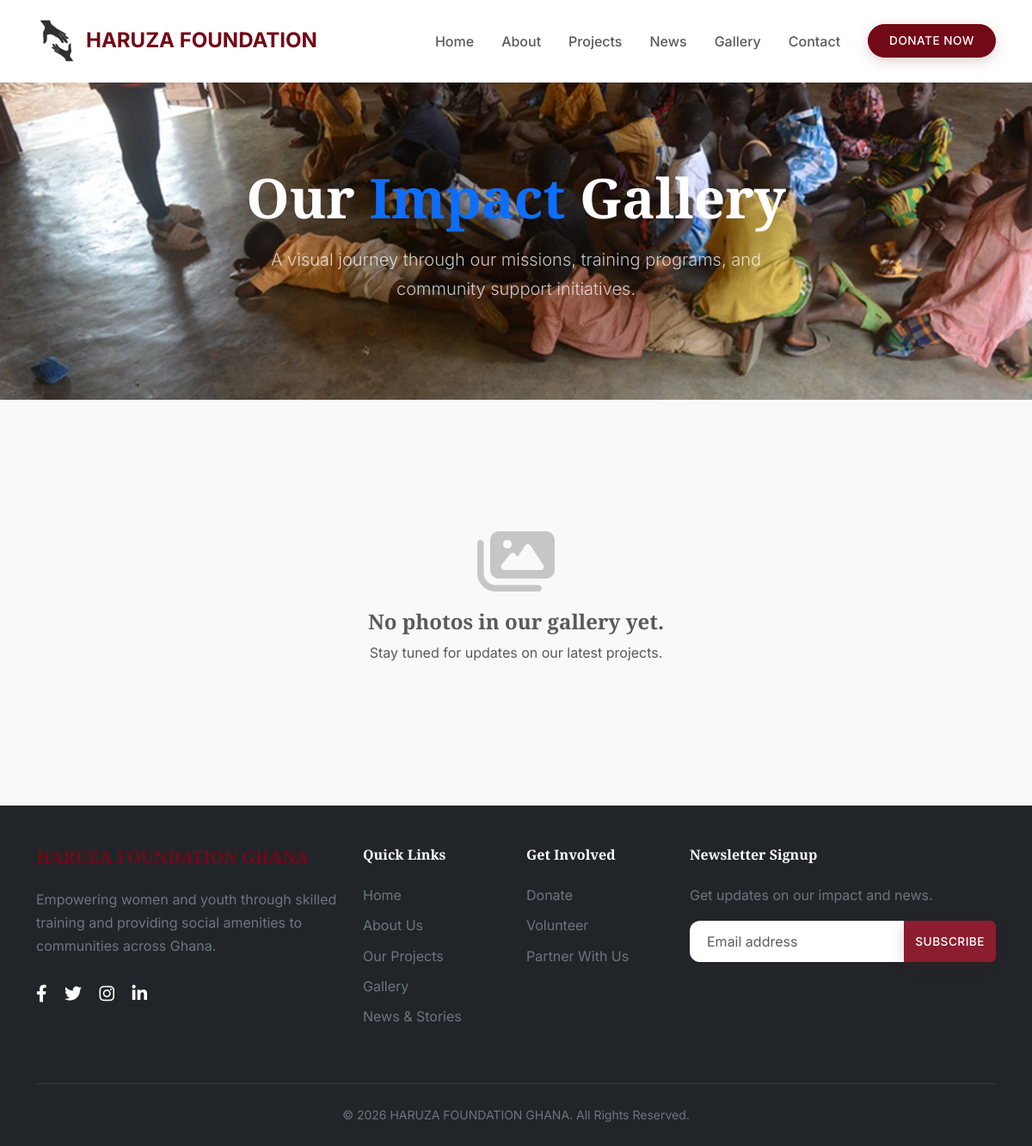
/gallery.php, run on an earlier commit of the app's database.
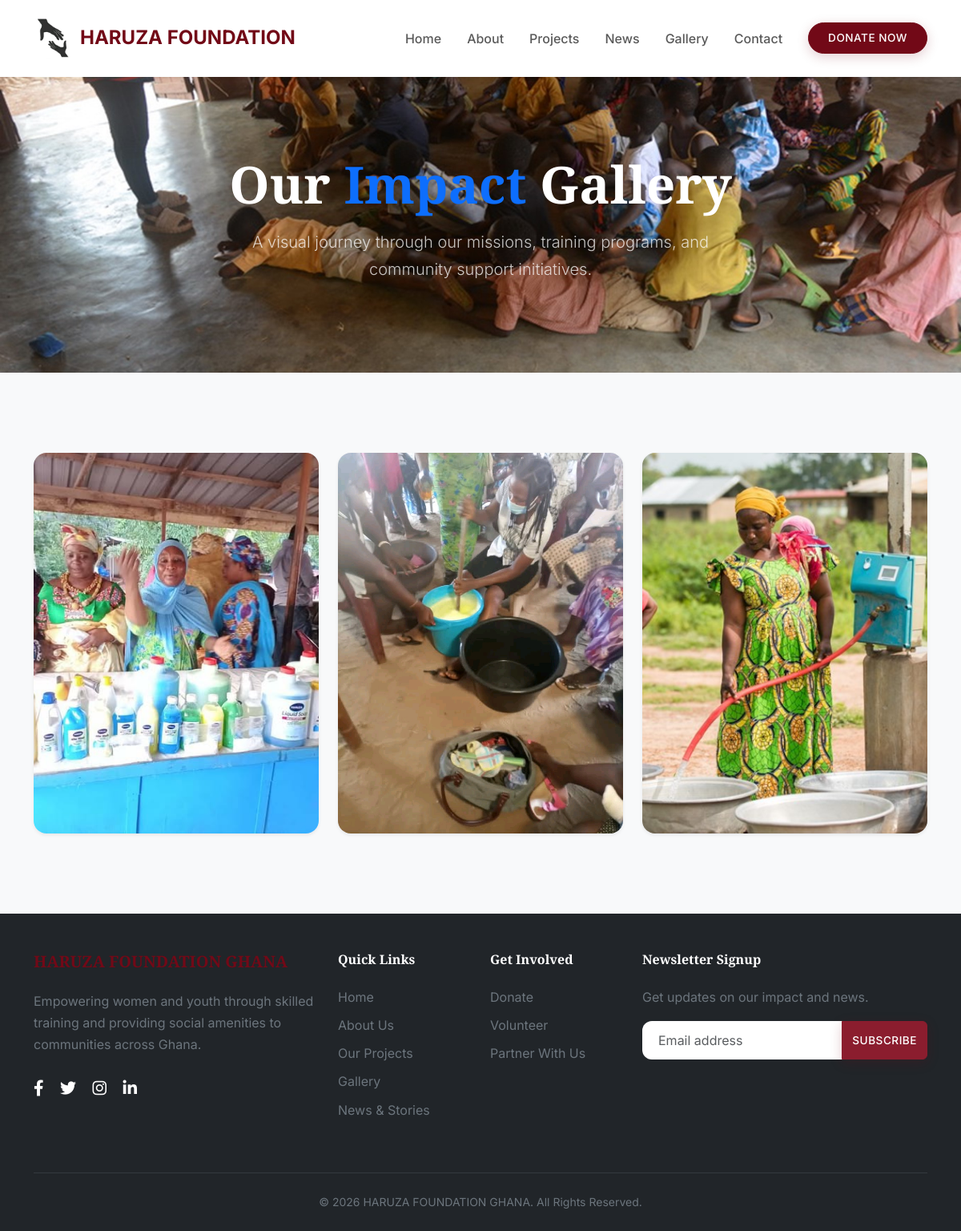
And on a later commit of the database.
### tables this page shows
CREATE TABLE IF NOT EXISTS gallery (
    id INT AUTO_INCREMENT PRIMARY KEY,
    title VARCHAR(255),
    image_path VARCHAR(255) NOT NULL,
    created_at TIMESTAMP DEFAULT CURRENT_TIMESTAMP
);

### gallery.php (the view, shortened to what this page needs)
<?php
require_once 'includes/db.php';
include('includes/head.php');
include('includes/header.php');
?>
<section class="py-5 bg-dark text-white text-center position-relative overflow-hidden">
    <div class="container py-5 position-relative" style="z-index: 2;" data-aos="fade-up">
        <h1 class="display-3 fw-bold mb-3">Our <span class="text-primary">Impact</span> Gallery</h1>
        <p class="lead opacity-75 mx-auto" style="max-width: 600px;">A visual journey through our missions, training programs, and community support initiatives.</p>
    </div>
    <div class="position-absolute w-100 h-100 top-0 start-0 opacity-20" style="background: url('assets/images/bg-7.jpg'); background-size: cover; background-position: center;"></div>
</section>
<section class="section-padding bg-light">
    <div class="container">
        <div class="row g-4" id="gallery-grid">
            <?php
            try {
                $stmt = $pdo->query("SELECT * FROM gallery ORDER BY created_at DESC");
                $images = $stmt->fetchAll();
                if (count($images) > 0):
                    foreach($images as $img):
            ?>
            <div class="col-lg-4 col-md-6" data-aos="zoom-in">
                <div class="gallery-item rounded-4 overflow-hidden position-relative shadow-sm h-100">
                    <a href="<?php echo htmlspecialchars($img['image_path']); ?>" class="gallery-lightbox">
                        <img src="<?php echo htmlspecialchars($img['image_path']); ?>" class="img-fluid w-100 h-100" style="object-fit: cover; min-height: 300px;" alt="<?php echo htmlspecialchars($img['title']); ?>">
                    </a>
                </div>
            </div>
            <?php
                    endforeach;
                else:
            ?>
            <div class="col-12 text-center py-5">
                <div class="opacity-25 mb-3">
                    <i class="fas fa-images display-1"></i>
                </div>
                <h4 class="text-muted">No photos in our gallery yet.</h4>
                <p class="text-muted">Stay tuned for updates on our latest projects.</p>
            </div>
            <?php
                endif;
            } catch (PDOException $e) {
                echo "<div class='alert alert-danger'>Error loading gallery.</div>";
            }
            ?>
        </div>
    </div>
</section>
<link rel="stylesheet" href="https://cdnjs.cloudflare.com/ajax/libs/glightbox/3.2.0/css/glightbox.min.css">
<?php include('includes/footer.php'); ?>

What changed in the data, as far as the page shows it:
added gallery: image_path (picture)
added gallery: image_path (picture)
added gallery: image_path (picture)
Also different on the page:
text no longer shown: "No photos in our gallery yet. Stay tuned for updates on our latest projects."
